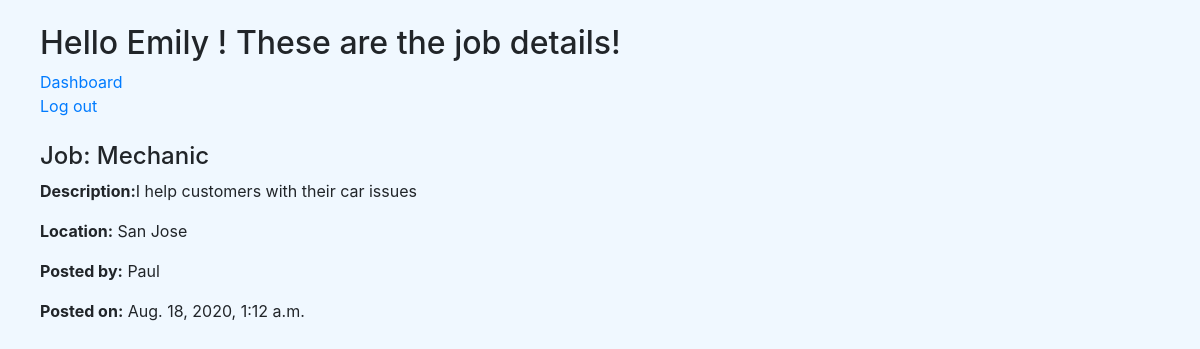
/jobs/4 (signed in), run on the app's committed database.
### main/models.py (models this page shows)
class User(models.Model):
    first_name=models.CharField(max_length=60)
    last_name=models.CharField(max_length=60)
    email=models.EmailField(max_length=50)
    password=models.CharField(max_length=30)
    created_at=models.DateTimeField(auto_now_add=True)
    updated_at=models.DateTimeField(auto_now=True)
    objects=UserManager()   ##dont forget to create objects

class Job(models.Model):
    title=models.CharField(max_length=70)
    description=models.TextField(max_length=200)
    location=models.CharField(max_length=100)
    created_at=models.DateTimeField(auto_now_add=True)
    updated_at=models.DateTimeField(auto_now=True)
    user=models.ForeignKey(User, on_delete=models.CASCADE)
    objects=JobManager()######DONT FORGET TO ADD AFTER ADDING SECOND VALIDATIONS ####

### main/views.py (the view)
# urls.py: path("jobs/<int:job_id>", views.view_job_page),
def view_job_page(request, job_id):
    context={
        "job": Job.objects.get(id=job_id),
        "user": User.objects.get(id=request.session["user_id"])
    }
    return render(request, "view_job_page.html", context)

### main/templates/view_job_page.html (shortened to what this page needs)
<!DOCTYPE html>
<html lang="en">
<head>
    <link rel="stylesheet" href="https://stackpath.bootstrapcdn.com/bootstrap/4.5.2/css/bootstrap.min.css">
</head>
<div class="background">
<body>
<div class="body">
    <br>
    <h2 class="display-8">Hello {{user.first_name}} ! These are the job details!</h2>
    <div><a href="/dashboard">Dashboard</a></div>
    <div><a href="/">Log out</a></div>
   <br>
    <h4>Job: {{job.title}}</h4>
    <p><b>Description:</b>{{job.description}}</p>
    <p><b>Location:</b> {{job.location}}</p>
    <p><b>Posted by:</b> {{job.user.first_name}}</p>
    <p><b>Posted on:</b> {{job.created_at}}</p>
</div>
</div>
</body>
</html>

### main/templates/view_job_page.html (style rules this page uses)
.background { background-color: aliceblue; min-width: 900px; min-height: 1200px; }
.body { margin-left: 40px; }

### data on the page
User: first_name "Emily"
Job: title "Mechanic", description "I help customers with their car issues", location "San Jose", user.first_name "Paul", created_at "Aug. 18, 2020, 1:12 a.m."
